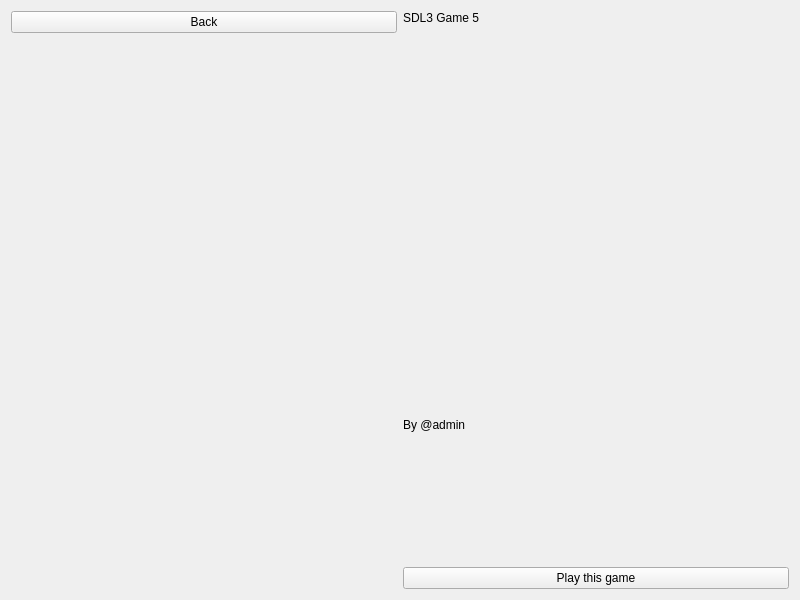
<?xml version="1.0" encoding="UTF-8"?>
<ui version="4.0">
 <class>SDL3Game5_DescWND</class>
 <widget class="QWidget" name="SDL3Game5_DescWND">
  <property name="geometry">
   <rect>
    <x>0</x>
    <y>0</y>
    <width>800</width>
    <height>600</height>
   </rect>
  </property>
  <property name="windowTitle">
   <string>SDL3 Game 5 description</string>
  </property>
  <layout class="QHBoxLayout" name="horizontalLayout_2">
   <item>
    <layout class="QVBoxLayout" name="verticalLayout_2">
     <item>
      <widget class="QPushButton" name="pushButton_2">
       <property name="text">
        <string>Back</string>
       </property>
      </widget>
     </item>
     <item>
      <widget class="QLabel" name="label">
       <property name="text">
        <string/>
       </property>
       <property name="pixmap">
        <pixmap>assets/qt6/pygame1_desc.png</pixmap>
       </property>
      </widget>
     </item>
    </layout>
   </item>
   <item>
    <layout class="QVBoxLayout" name="verticalLayout">
     <item>
      <widget class="QLabel" name="label_2">
       <property name="styleSheet">
        <string notr="true">font: 24pt &quot;Noto Sans&quot;;</string>
       </property>
       <property name="text">
        <string>SDL3 Game 5</string>
       </property>
       <property name="alignment">
        <set>Qt::AlignmentFlag::AlignLeading|Qt::AlignmentFlag::AlignLeft|Qt::AlignmentFlag::AlignTop</set>
       </property>
      </widget>
     </item>
     <item>
      <widget class="QLabel" name="label_3">
       <property name="text">
        <string>By @admin</string>
       </property>
      </widget>
     </item>
     <item>
      <widget class="QPushButton" name="pushButton">
       <property name="text">
        <string>Play this game</string>
       </property>
       <property name="icon">
        <iconset>
         <normaloff>assets/qt6/play.png</normaloff>assets/qt6/play.png</iconset>
       </property>
      </widget>
     </item>
    </layout>
   </item>
  </layout>
 </widget>
 <resources/>
 <connections/>
</ui>
